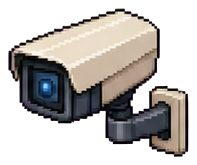
#> input picture assets/game/processed/equipment-c-v1/camera.cctv.png, 197 x 165 px, given in place of runtime-spritesheet-v3.webp, which was not available
$ python build-office-interaction-lab.py
#> lines starting #> are read from the running program, lines starting #| are printed output that depends on the picture; pictures that were not available may be replaced by others from this repository, and a replacement may not be noted
"""Build an isolated eight-facility Einstein composition QA board.

This lab is deliberately not imported by the active Office page. It composites
the accepted runtime assets at native scale so actor, prop, and foreground-mask
anchors can be reviewed before any map or interior integration.
"""

from __future__ import annotations

import json
from pathlib import Path

from PIL import Image, ImageDraw


ROOT = Path(__file__).resolve().parents[1]
OUTPUT_ROOT = (
    ROOT / "assets" / "game" / "processed" / "office-interactions-v1" / "qa"
)
SHEET_PATH = (
    ROOT / "assets" / "game" / "characters" / "einstein" / "runtime-spritesheet-v3.webp"
)
MANIFEST_PATH = (
    ROOT / "assets" / "game" / "manifests" / "office-interaction-lab.json"
)

FRAME = (96, 104)
CARD = (400, 360)
GRID = (4, 2)
ACTOR_ROWS = {
    "interact-front": 10,
    "inspect-front": 11,
    "lounge-front": 12,
    "working-front-seated": 14,
}
HAND_ANCHORS = [(48, 72), (34, 63), (43, 64), (42, 62), (39, 59), (43, 69)]

CASES = [
    {
        "id": "water",
        "asset": "assets/game/processed/office-library-modern-bright-v1/env-08-animated-ambient/dispenser.water.loop.c.png",
        "action": "interact-front",
        "frame": 3,
        "actorAnchor": (0.50, 0.94),
        "renderSize": (32, 96),
        "approach": (1, 1),
        "prop": "water-cup-blue",
        "duration": 6,
    },
    {
        "id": "vending",
        "asset": "assets/game/processed/office-interactions-v1/facility-overlays/vending.machine.loop.item-neutral.c.png",
        "action": "interact-front",
        "frame": 4,
        "actorAnchor": (0.50, 0.94),
        "renderSize": (64, 96),
        "approach": (1, 1),
        "prop": "soda-can",
        "duration": 6,
    },
    {
        "id": "printer",
        "asset": "assets/game/processed/equipment-c-v1/printer.desktop.png",
        "action": "interact-front",
        "frame": 3,
        "actorAnchor": (0.50, 0.96),
        "renderSize": (64, 32),
        "approach": (1, 1),
        "support": "assets/game/processed/office-library-modern-bright-v1/env-10-storage-operations-detail/cabinet.storage.low.png",
        "supportRenderSize": (64, 64),
        "prop": "paper-sheet",
        "duration": 6,
    },
    {
        "id": "review",
        "asset": "assets/game/processed/review-decor-completion-v2/table.review.long.modern.png",
        "action": "front-and-back-seated",
        "precomposed": "assets/game/processed/review-decor-completion-v2/qa/review-table-four-seat-lab.png",
        "precomposedCrop": (360, 300, 720, 600),
        "actorAnchor": (0.50, 0.50),
        "renderSize": (128, 32),
        "approach": (0, 1),
        "prop": "tablet",
        "propAnchor": (48, 61),
        "duration": 8,
    },
    {
        "id": "sofa",
        "asset": "assets/game/processed/office-library-modern-bright-v1/env-05-facility-lounge/sofa.modern.three-seat.png",
        "action": "lounge-front",
        "frame": 3,
        "actorAnchor": (0.50, 0.42),
        "renderSize": (128, 96),
        "approach": (0, 1),
        "prop": "smartphone",
        "propAnchor": (42, 62),
        "mask": "assets/game/processed/office-interactions-v1/foreground-masks/sofa-modern-three-seat-foreground.png",
        "duration": 10,
    },
    {
        "id": "massage",
        "asset": "assets/game/processed/office-library-modern-bright-v1/env-05-facility-lounge/chair.massage.modern.png",
        "action": "lounge-front",
        "frame": 2,
        "actorAnchor": (0.50, 0.52),
        "renderSize": (64, 96),
        "approach": (0, 1),
        "prop": None,
        "mask": "assets/game/processed/office-interactions-v1/foreground-masks/chair-massage-modern-foreground.png",
        "duration": 12,
    },
    {
        "id": "server",
        "asset": "assets/game/processed/office-library-modern-bright-v1/env-07-animated-mechanical/server.rack.loop.b.png",
        "action": "inspect-front",
        "frame": 3,
        "actorAnchor": (0.50, 0.94),
        "renderSize": (64, 96),
        "approach": (1, 1),
        "prop": "tablet",
        "propAnchor": (42, 62),
        "duration": 7,
    },
    {
        "id": "arcade",
        "asset": "assets/game/processed/office-library-modern-bright-v1/env-07-animated-mechanical/machine.arcade.loop.c.png",
        "action": "interact-front",
        "frame": 3,
        "actorAnchor": (0.50, 0.94),
        "renderSize": (96, 96),
        "approach": (1, 1),
        "prop": None,
        "duration": 8,
    },
]


def actor_frame(sheet: Image.Image, action: str, frame: int) -> Image.Image:
    row = ACTOR_ROWS[action]
    return sheet.crop(
        (
            frame * FRAME[0],
            row * FRAME[1],
            (frame + 1) * FRAME[0],
            (row + 1) * FRAME[1],
        )
    )


def alpha_overlap(first: Image.Image, first_xy: tuple[int, int], second: Image.Image, second_xy: tuple[int, int]) -> int:
    left = max(first_xy[0], second_xy[0])
    top = max(first_xy[1], second_xy[1])
    right = min(first_xy[0] + first.width, second_xy[0] + second.width)
    bottom = min(first_xy[1] + first.height, second_xy[1] + second.height)
    if left >= right or top >= bottom:
        return 0
    first_alpha = first.getchannel("A").crop(
        (left - first_xy[0], top - first_xy[1], right - first_xy[0], bottom - first_xy[1])
    )
    second_alpha = second.getchannel("A").crop(
        (left - second_xy[0], top - second_xy[1], right - second_xy[0], bottom - second_xy[1])
    )
    return sum(
        1
        for a, b in zip(
            first_alpha.getdata(),
            second_alpha.getdata(),
            strict=True,
        )
        if a and b
    )


def compose_case(
    board: Image.Image,
    draw: ImageDraw.ImageDraw,
    sheet: Image.Image,
    case: dict[str, object],
    index: int,
) -> dict[str, object]:
    card_x = index % GRID[0] * CARD[0]
    card_y = index // GRID[0] * CARD[1]
    if case.get("precomposed"):
        source = Image.open(ROOT / str(case["precomposed"])).convert("RGBA")
        crop = source.crop(tuple(case["precomposedCrop"]))
        crop.thumbnail((360, 300), Image.Resampling.NEAREST)
        composed_xy = (
            card_x + (CARD[0] - crop.width) // 2,
            card_y + 34,
        )
        board.alpha_composite(crop, composed_xy)
        draw.rectangle(
            (card_x + 8, card_y + 8, card_x + CARD[0] - 8, card_y + CARD[1] - 8),
            outline=(75, 88, 110, 255),
            width=2,
        )
        draw.text(
            (card_x + 18, card_y + 15),
            f"{str(case['id']).upper()}  {case['action']}  {case['duration']}s",
            fill=(239, 243, 250, 255),
        )
        draw.text(
            (card_x + 18, card_y + CARD[1] - 27),
            "isolated four-seat composition / capacity 4",
            fill=(166, 181, 204, 255),
        )
        return {
            "id": case["id"],
            "asset": case["asset"],
            "action": case["action"],
            "durationSeconds": case["duration"],
            "approach": {"x": 0, "y": 1},
            "interactionFacing": "front-and-back",
            "actorAnchor": list(case["actorAnchor"]),
            "renderSize": list(case["renderSize"]),
            "actorBoundsInCard": [0, 0, crop.width, crop.height],
            "prop": "mixed-review-pool",
            "propPositionInBoard": None,
            "mask": "per-chair-foreground-masks",
            "support": None,
            "maskActorOverlapPixels": 1,
            "geometryPass": True,
            "reservationCapacity": 4,
        }
    asset = Image.open(ROOT / str(case["asset"])).convert("RGBA")
    render_size = tuple(case["renderSize"])
    asset = asset.resize(render_size, Image.Resampling.NEAREST)
    if case.get("support"):
        support_size = tuple(case["supportRenderSize"])
        support = Image.open(ROOT / str(case["support"])).convert("RGBA")
        support = support.resize(support_size, Image.Resampling.NEAREST)
        combined = Image.new(
            "RGBA",
            (max(asset.width, support.width), asset.height + support.height),
            (0, 0, 0, 0),
        )
        combined.alpha_composite(asset, ((combined.width - asset.width) // 2, 0))
        combined.alpha_composite(
            support,
            ((combined.width - support.width) // 2, asset.height),
        )
        asset = combined
        render_size = asset.size
    actor = actor_frame(sheet, str(case["action"]), int(case["frame"]))

    facility_xy = (
        card_x + (CARD[0] - asset.width) // 2,
        card_y + 85,
    )
    anchor_x, anchor_y = case["actorAnchor"]
    seat_action = "seated" in str(case["action"]) or case["action"] == "lounge-front"
    actor_reference_y = 75 if seat_action else 102
    actor_floor_y = (
        facility_xy[1] + float(anchor_y) * asset.height
        if seat_action
        else facility_xy[1] + asset.height + 32
    )
    approach_x, _approach_y = case["approach"]
    actor_xy = (
        round(
            facility_xy[0]
            + float(anchor_x) * asset.width
            + float(approach_x) * 32
            - FRAME[0] / 2
        ),
        round(actor_floor_y - actor_reference_y),
    )

    board.alpha_composite(asset, facility_xy)
    board.alpha_composite(actor, actor_xy)

    prop_xy: tuple[int, int] | None = None
    if case.get("prop"):
        prop = Image.open(
            OUTPUT_ROOT.parent / "held-props" / f"{case['prop']}.png"
        ).convert("RGBA")
        prop_anchor = case.get("propAnchor", HAND_ANCHORS[int(case["frame"])])
        prop_xy = (
            actor_xy[0] + int(prop_anchor[0]) - prop.width // 2,
            actor_xy[1] + int(prop_anchor[1]) - prop.height // 2,
        )
        board.alpha_composite(prop, prop_xy)

    mask_overlap = 0
    if case.get("mask"):
        mask = Image.open(ROOT / str(case["mask"])).convert("RGBA")
        mask = mask.resize(render_size, Image.Resampling.NEAREST)
        mask_overlap = alpha_overlap(actor, actor_xy, mask, facility_xy)
        board.alpha_composite(mask, facility_xy)

    draw.rectangle(
        (card_x + 8, card_y + 8, card_x + CARD[0] - 8, card_y + CARD[1] - 8),
        outline=(75, 88, 110, 255),
        width=2,
    )
    draw.text(
        (card_x + 18, card_y + 15),
        f"{str(case['id']).upper()}  {case['action']}  {case['duration']}s",
        fill=(239, 243, 250, 255),
    )
    draw.text(
        (card_x + 18, card_y + CARD[1] - 27),
        (
            f"front / approach ({case['approach'][0]:+g},{case['approach'][1]:+g})"
            f" / prop {case.get('prop') or 'none'}"
        ),
        fill=(166, 181, 204, 255),
    )

    actor_bounds = (
        actor_xy[0] - card_x,
        actor_xy[1] - card_y,
        actor_xy[0] - card_x + actor.width,
        actor_xy[1] - card_y + actor.height,
    )
    return {
        "id": case["id"],
        "asset": case["asset"],
        "action": case["action"],
        "durationSeconds": case["duration"],
        "approach": {"x": case["approach"][0], "y": case["approach"][1]},
        "interactionFacing": "front",
        "actorAnchor": list(case["actorAnchor"]),
        "renderSize": list(render_size),
        "actorBoundsInCard": list(actor_bounds),
        "prop": case.get("prop"),
        "propPositionInBoard": list(prop_xy) if prop_xy else None,
        "mask": case.get("mask"),
        "support": case.get("support"),
        "maskActorOverlapPixels": mask_overlap,
        "geometryPass": (
            actor_bounds[0] >= 0
            and actor_bounds[1] >= 0
            and actor_bounds[2] <= CARD[0]
            and actor_bounds[3] <= CARD[1]
            and (not case.get("mask") or mask_overlap > 0)
        ),
    }


def main() -> None:
    OUTPUT_ROOT.mkdir(parents=True, exist_ok=True)
    sheet = Image.open(SHEET_PATH).convert("RGBA")
#> sheet is the input picture: PIL image 197x165 RGBA; mean R, G, B, A 63.2, 59.7, 56.3, 126.6
    board = Image.new(
        "RGBA",
        (CARD[0] * GRID[0], CARD[1] * GRID[1]),
        (27, 32, 42, 255),
    )
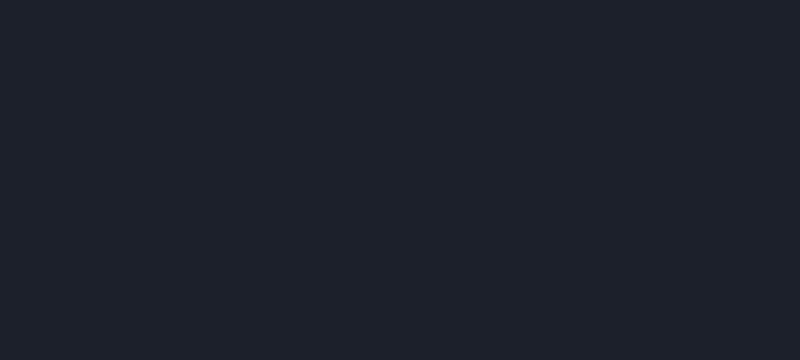
#> board: PIL image 1600x720 RGBA (shown at 1/2 size); mean R, G, B, A 27, 32, 42, 255
    draw = ImageDraw.Draw(board)
    results = [
        compose_case(board, draw, sheet, case, index)
        for index, case in enumerate(CASES)
    ]
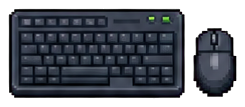
#> input picture assets/game/processed/equipment-c-v1/keyboard.mouse.png, 245 x 107 px, given in place of dispenser.water.loop.c.png, which was not available
#> in compose_case, asset is the input picture: PIL image 245x107 RGBA; mean R, G, B, A 29.1, 33.3, 41.1, 174.3
#> in compose_case, `asset = asset.resize(render_size, Image.Resampling.NEAREST)`:
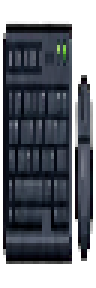
#> asset: PIL image 32x96 RGBA (shown 3 times larger); mean R, G, B, A 28.7, 32.8, 40.4, 175.4; transparent parts drawn white
#> in actor_frame, `return sheet.crop( ( frame * FRAME[0], row * FRAME[1], (frame + 1) * F..`: returned value: PIL image 96x104 RGBA; every value is 0
    output_path = OUTPUT_ROOT / "facility-composition-lab.png"
    board.save(output_path)
    manifest = {
        "version": 1,
        "scope": "isolated-staging-only",
        "activeOfficeImported": False,
        "board": str(output_path.relative_to(ROOT)).replace("\\", "/"),
        "caseCount": len(results),
        "allGeometryPass": all(result["geometryPass"] for result in results),
        "cases": results,
    }
    MANIFEST_PATH.write_text(
        json.dumps(manifest, indent=2, ensure_ascii=False) + "\n",
        encoding="utf-8",
    )
    print(f"wrote {output_path.relative_to(ROOT)}")
    print(f"geometry pass: {sum(result['geometryPass'] for result in results)}/{len(results)}")


if __name__ == "__main__":
#> (the run stopped early here; a loop or call above may not have finished)
